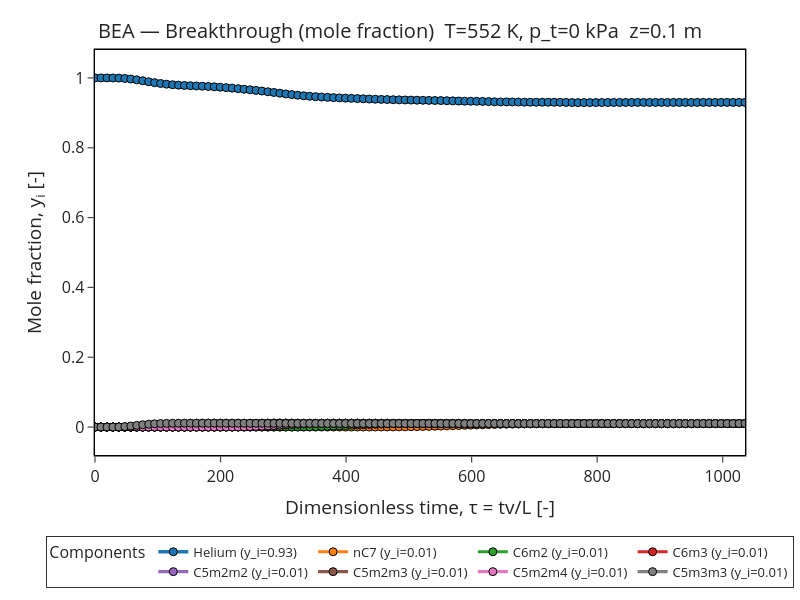

The notebook cell saved with this chart:
### Code cell
fig = plotter.breakthrough(include_carrier_gas=True, y_units="molefraction")
fig
